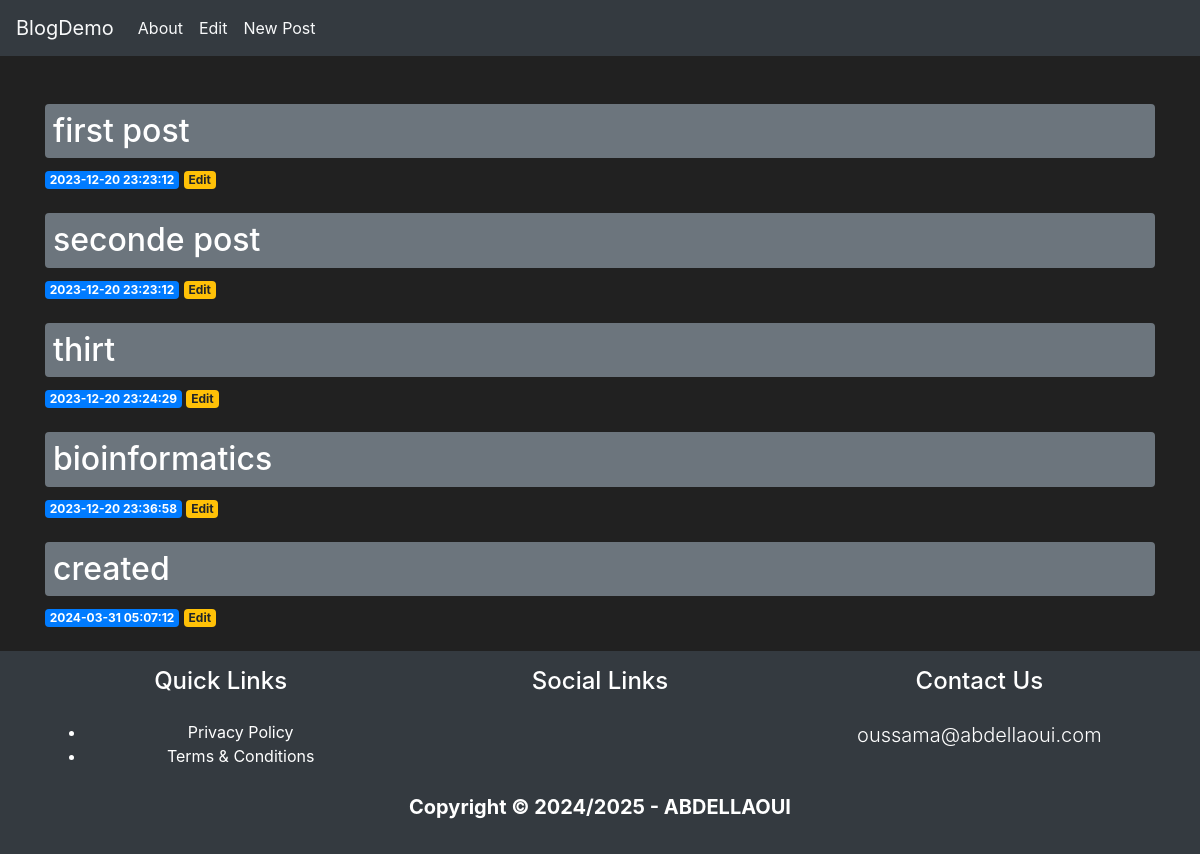
The page / on the database its author committed.
### tables this page shows
CREATE TABLE posts (
    id INTEGER PRIMARY KEY AUTOINCREMENT,
    created TIMESTAMP NOT NULL DEFAULT CURRENT_TIMESTAMP,
    title TEXT NOT NULL,
    content TEXT NOT NULL
);

### app.py (the view)
@app.route('/')
def index():
    conn = get_db_connection()
    posts = conn.execute('select * from posts').fetchall()
    conn.close()
    return render_template('index.html', posts=posts)

### app.py (called while the page is built)
def get_db_connection():
    conn = sqlite3.connect('database.db')
    conn.row_factory = sqlite3.Row
    return conn

### templates/index.html (shortened to what this page needs)
{% extends 'base.html' %}
    {% block content %}
      {% for post in posts %}
       <a href="{{ url_for('post', post_id=post['id']) }}" ><h2 class ="badge-secondary rounded py-2 px-2" >{{ post['title'] }}</h2></a>
      <span class="badge badge-primary mb-4">{{ post['created'] }}</span>
       <a href="{{ url_for('edit', id=post['id']) }}">
            <span class="badge badge-warning">Edit</span>
       </a>
    {%  endfor %}
{% endblock %}

### templates/base.html (shortened to what this page needs)
<!doctype html>
<html lang="en">
  <head>
    <link rel="stylesheet" href="https://stackpath.bootstrapcdn.com/bootstrap/4.3.1/css/bootstrap.min.css">
  </head>
  <body class="d-flex flex-column min-vh-100">
    <nav class="navbar navbar-expand-md navbar-light bg-dark">
        <a class="navbar-brand text-light" href="{{ url_for('index')}}">BlogDemo</a>
        <div class="collapse navbar-collapse" id="navbarNav">
            <ul class="navbar-nav">
            <li class="nav-item active">
                <a class="nav-link text-light" href="{{url_for('about')}}" >About</a>
            </li>
            <li class="nav-item active">
                <a class="nav-link text-light" href="#" >Edit</a>
            </li>
            <li class="nav-item">
                <a class="nav-link text-light" href="{{url_for('create')}}">New Post</a>
             </li>
            </ul>
        </div>
        <div  class="align-items-center justify-items-center">
    </nav>
    <div class="container mt-5">
        {% block content %} {% endblock %}
    </div>
    <footer class="bg-dark mt-auto">
        <div class="container p-3">
            <div class="row text-center text-white">
                <div class="col-md-12 col-lg-4 pb-2">
                    <h4 class="text-center text-decoration-underline">Quick Links</h4>
                    <ul class=" nobull pt-3">
                        <li><a href="#" class="link text-white">Privacy Policy</a></li>
                        <li><a href="#" class="link text-white">Terms & Conditions</a></li>
                    </ul>
                </div>
                <div class="col-md-12 col-lg-4">
                    <h4 class="text-center text-decoration-underline pb-3">Social Links</h4>
                    <a href="#" class="text-white p-2"></a>
                    <a href="#" class="text-white p-2"></a>
                    <a href="#" class="text-white p-2"></a>
                    <a href="#" class="text-white p-2"></a>
                    <a href="#" class="text-white p-2"></a>
                    <a href="#" class="text-white p-2"></a>
                </div>
                <div class="col-md-12 col-lg-4 pb-2">
                    <h4 class="text-center text-decoration-underline pb-3">Contact Us</h4>
                    <p class="lead">oussama@abdellaoui.com</p>
                </div>
            </div>
            <div class="col text-white text-center position-relative">
                <p class="lead font-weight-bold">Copyright &copy; 2024/2025 - ABDELLAOUI</p>
            </div>
        </div>
    </footer>
  </body>
</html>

### templates/base.html (style rules this page uses)
body { background-color: #212121; color: white }

### rows shown on the page
posts: title "first post", created "2023-12-20 23:23:12"
posts: title "seconde post", created "2023-12-20 23:23:12"
posts: title "thirt", created "2023-12-20 23:24:29"
posts: title "bioinformatics", created "2023-12-20 23:36:58"
posts: title "created", created "2024-03-31 05:07:12"
